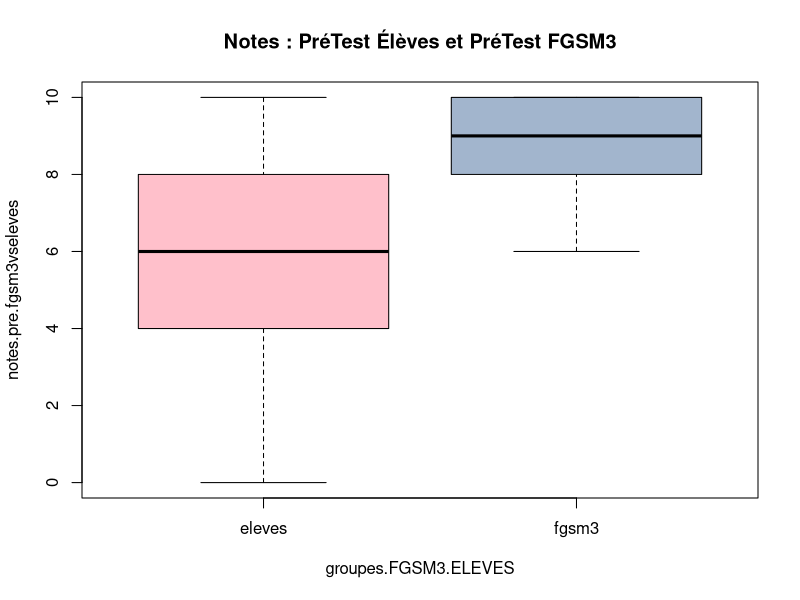
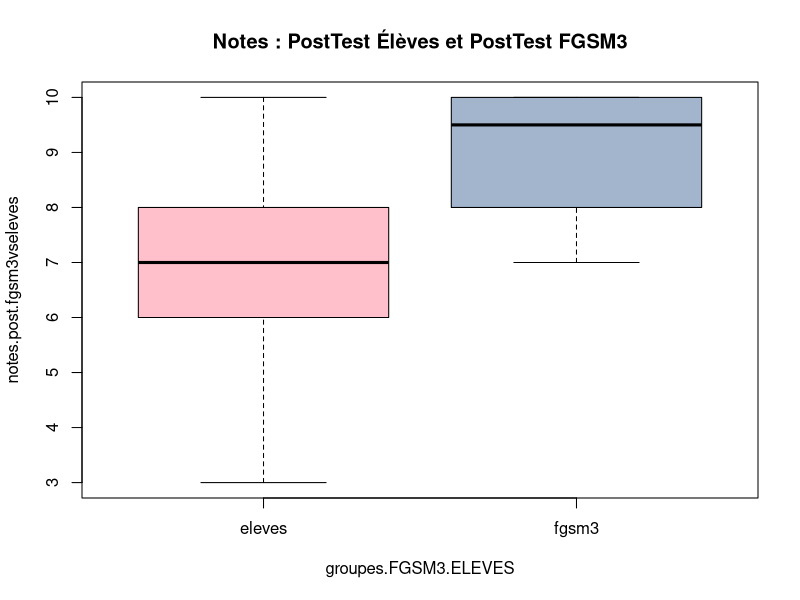
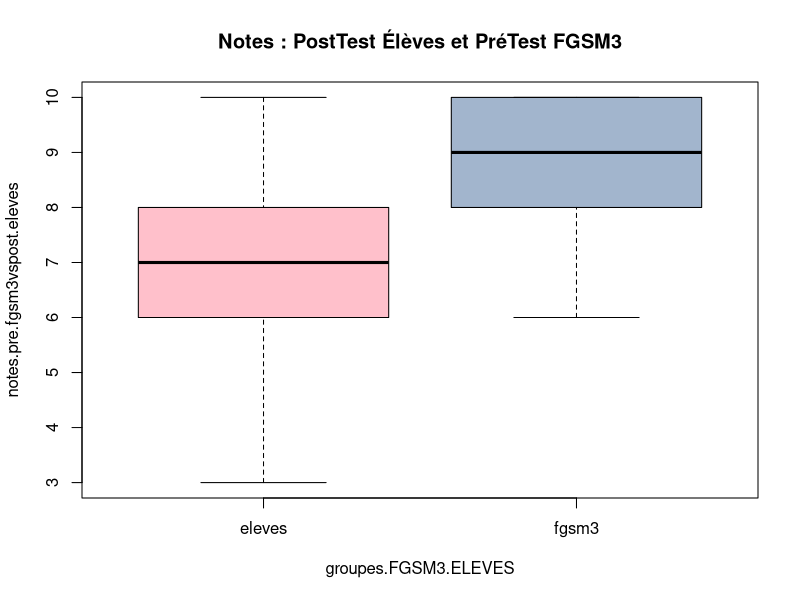
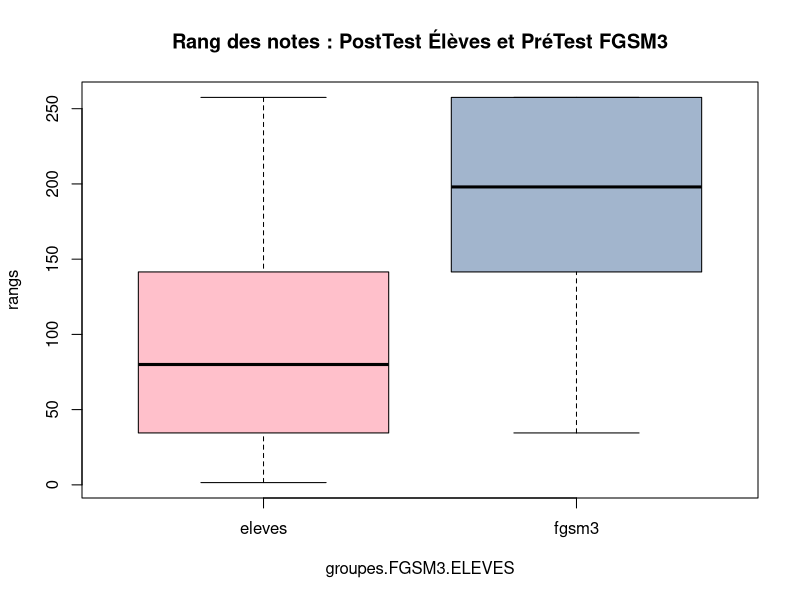
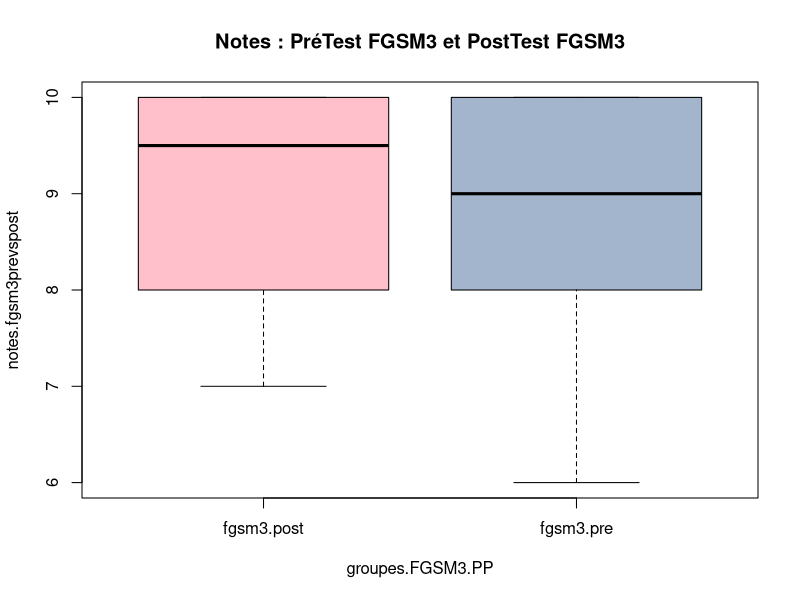
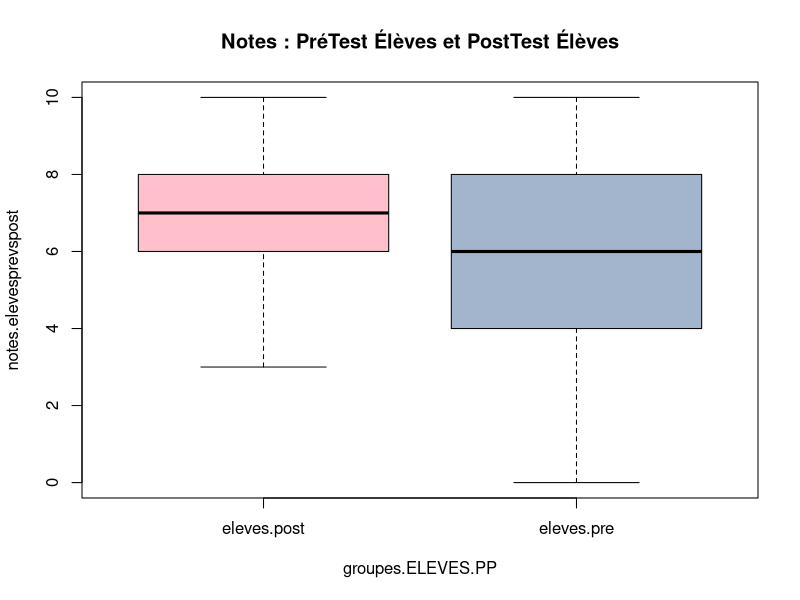

Here is the R script that generated these plots, in order:
# importation des donnees

# création des tableaux
# lignes les notes d'une même personne
# deux colonnes de notes : pre et post 
data.fgsm3 = read.csv("data.fgsm3.csv", header=TRUE, sep=",")
data.eleves = read.csv("data.eleves.csv", header=TRUE, sep=",")

# packages à charger
# install.packages("ggpubr")
library(ggpubr)

# les effectifs des groupes
nb.fgsm3 = length(data.fgsm3$pre)
nb.eleves = length(data.eleves$pre)
nb.total = nb.eleves + nb.fgsm3

# Le groupes FGSM3, Eleves, Pré et Post
groupes.FGSM3.ELEVES = c(rep("fgsm3",nb.fgsm3),rep("eleves",nb.eleves))
groupes.FGSM3.PP = c(rep("fgsm3.pre",nb.fgsm3),rep("fgsm3.post",nb.fgsm3))
groupes.ELEVES.PP = c(rep("eleves.pre",nb.eleves),rep("eleves.post",nb.eleves))

# I. test de normalité ; Test Shapiro
# H0 l'échantillon suit une loi normale.

    # 1. FGSM 3 : PréTest et PostTest
    test.norm.fgsm3.pre = shapiro.test(data.fgsm3$pre)
    test.norm.fgsm3.post = shapiro.test(data.fgsm3$post)

    # 2. ELEVES : PréTestPostTest

    test.norm.eleves.pre = shapiro.test(data.eleves$pre)
    test.norm.eleves.post = shapiro.test(data.eleves$post)


# II. test de distribution ; Test Wilcoxon Mann Withney
# H0 la distribution des données est la même pour les deux groupes.

# B. FGSM3 vs Eleves

    # 1. Pré
    notes.pre.fgsm3vseleves = c(data.fgsm3$pre,data.eleves$pre)
    test.notes.pre.fgsm3vseleves = wilcox.test(notes.pre.fgsm3vseleves~groupes.FGSM3.ELEVES)

    boxplot(notes.pre.fgsm3vseleves~groupes.FGSM3.ELEVES, col=c("pink","lightsteelblue3"), main="Notes : PréTest Élèves et PréTest FGSM3")


    # 2. Post
    notes.post.fgsm3vseleves = c(data.fgsm3$post,data.eleves$post)
    test.notes.post.fgsm3vseleves = wilcox.test(notes.post.fgsm3vseleves~groupes.FGSM3.ELEVES)

    boxplot(notes.post.fgsm3vseleves~groupes.FGSM3.ELEVES, col=c("pink","lightsteelblue3"),
    main="Notes : PostTest Élèves et PostTest FGSM3")
  

    # 3. Pré FGSM3 vs Post Élèves
    notes.pre.fgsm3vspost.eleves = c(data.fgsm3$pre,data.eleves$post)
    test.notes.pre.fgsm3vspost.eleves = wilcox.test(notes.pre.fgsm3vspost.eleves~groupes.FGSM3.ELEVES)

    boxplot(notes.pre.fgsm3vspost.eleves~groupes.FGSM3.ELEVES, col=c("pink","lightsteelblue3"),
    main="Notes : PostTest Élèves et PréTest FGSM3")
    

    # Explication du W

    rangs=rank(notes.pre.fgsm3vspost.eleves)
    data=data.frame(groupes.FGSM3.ELEVES,notes.pre.fgsm3vspost.eleves,rangs)
    boxplot(rangs~groupes.FGSM3.ELEVES, col=c("pink","lightsteelblue3"),
    main="Rang des notes : PostTest Élèves et PréTest FGSM3")

# C. Pré vs Post

    # 1. FGSM3
    notes.fgsm3prevspost = c(data.fgsm3$pre,data.fgsm3$post)
    test.fgsm3.prevspost = wilcox.test(data.fgsm3$pre, data.fgsm3$post, paired = TRUE)

    boxplot(notes.fgsm3prevspost~groupes.FGSM3.PP, col=c("pink","lightsteelblue3"),
        main="Notes : PréTest FGSM3 et PostTest FGSM3")

    test.eleves.prevspost =  wilcox.test(data.eleves$pre, data.eleves$post, paired = TRUE)

    # 2. Élèves
    notes.elevesprevspost = c(data.eleves$pre,data.eleves$post)
    test.eleves.prevspost =  wilcox.test(data.eleves$pre, data.eleves$post, paired = TRUE)

    boxplot(notes.elevesprevspost~groupes.ELEVES.PP, col=c("pink","lightsteelblue3"),
        main="Notes : PréTest Élèves et PostTest Élèves")




# Ecriture dans le fichier
sink("sortie.R-these-med.txt")
print("A. Test de normalité")

print("1. Normalité : PréTest FGSM3")
print(test.norm.fgsm3.pre )

print("2. Normalité : PostTest FGSM3")
print(test.norm.fgsm3.post )

print("3. Normalité : PréTest Élèves")
print(test.norm.eleves.pre )

print("4. Normalité : PréTest Élèves")
print(test.norm.eleves.post )


print("B. FGSM3 vs Eleves")

print("1. Notes : PréTest FGSM3 vs PréTest Élèves")
print(test.notes.pre.fgsm3vseleves)

print("2. Notes : PostTest FGSM3 vs PostTest Élèves")
print(test.notes.post.fgsm3vseleves)

print("3. Notes : PréTest FGSM3 vs PostTest Élèves")
print(test.notes.pre.fgsm3vspost.eleves)

print("C. pré vs Post")

print("1. Notes : PréTest FGSM3 vs PostTest FGSM3")
print(test.fgsm3.prevspost)

print("2. Notes : PréTest Élèves vs PostTest Élèves")
print(test.eleves.prevspost)

sink() 